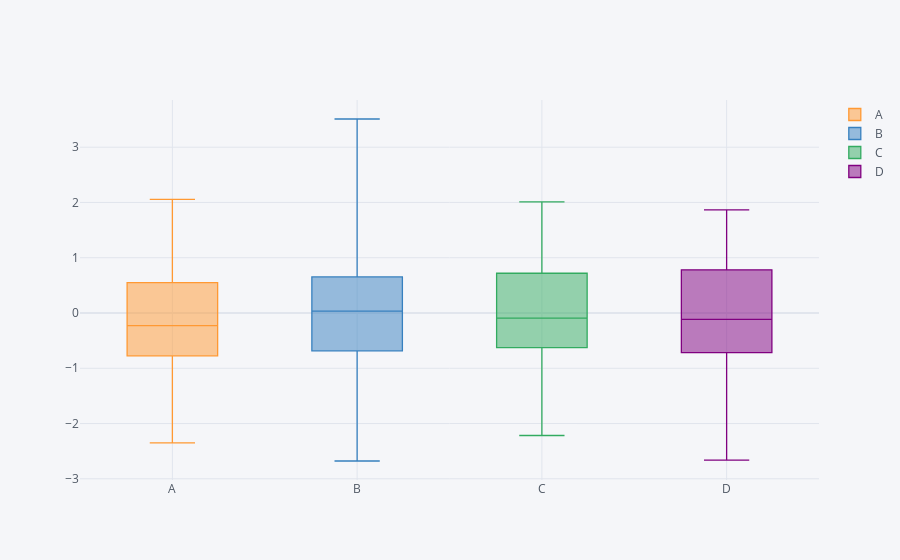

Notebook code for this chart:
### Markdown cell above
+ `boxplots`

### Code cell
df.iplot(kind='box')
